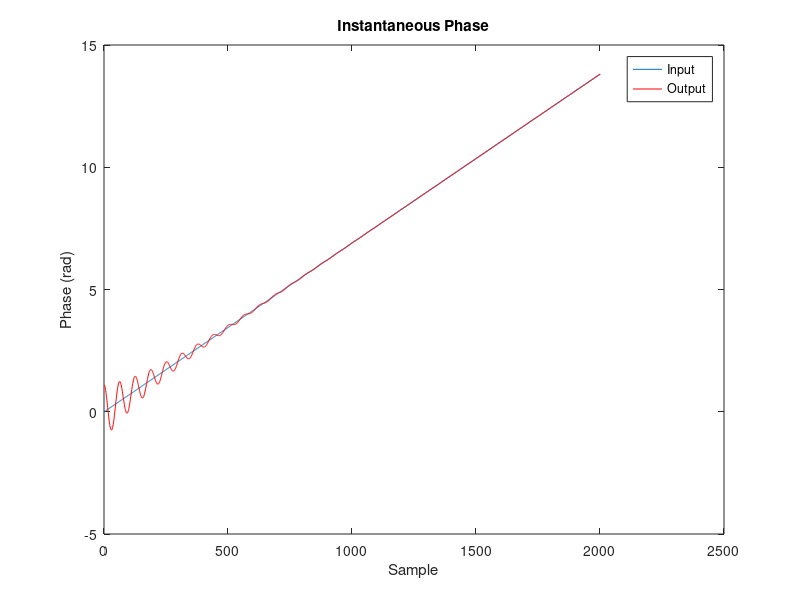
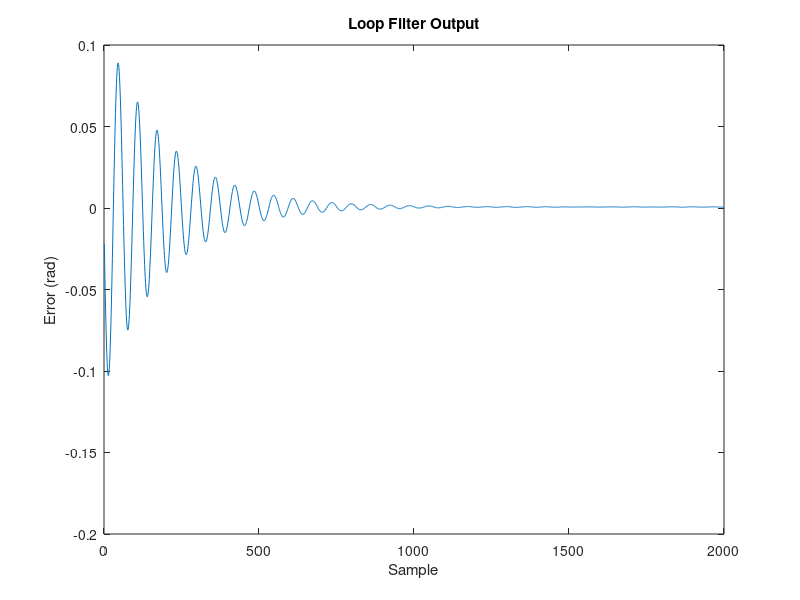
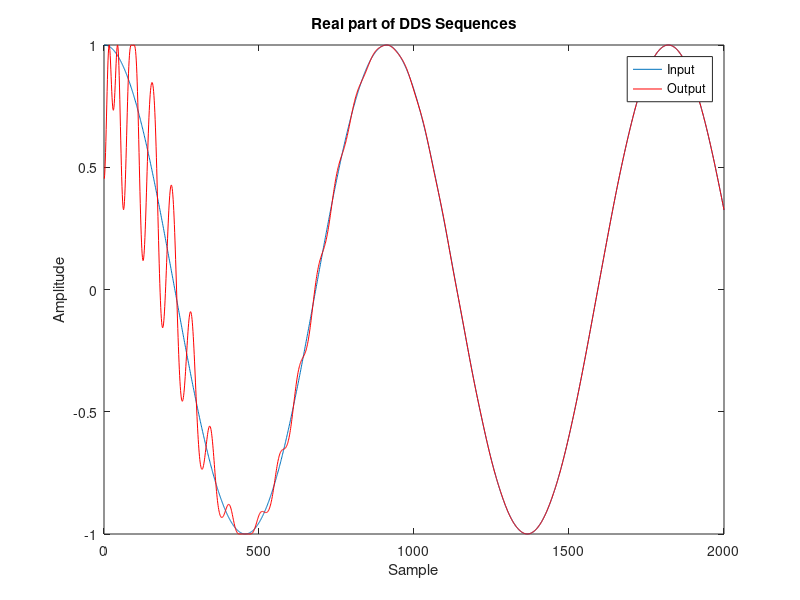

Here is the MATLAB script that generated these plots, in order:
clearvars clc
% Digital PLL Implementation
%
% Experiment with the loop filter constants Kp and Ki to verify classical
% observations about PLL, such that frequency offsets can not be corrected
% if Ki=0;

nIterations = 2e3;
fs          = 1e6;   % Nominal sampling frequency
y_ppm       = 1e5;   % Fractional frequency offset in ppm
fc          = 1e3;   % Nominal clock frequency
pn_var      = 1e-8;  % Phase noise variance
Kp          = 0.01;  % Proportional Constant
Ki          = 0.01;  % Integral Constant

%% Derived parameters
y        = y_ppm * 1e-6;  % Fractional frequency offset in ppm
f_offset = y * fc;        % Absolute freq error (in Hz)

% Nominal Phase Increment (used in the loop phase accumulator)
delta_phi_c   = 2*pi*fc/fs;
% Input Phase Increment (eventually with frequency offset). This particular
% increment is used to simulate the input signal.
delta_phi_in   = 2*pi*(fc + f_offset)/fs;

%% Loop

% Preallocate
dds_in   = zeros(nIterations, 1);
dds_loop = zeros(nIterations, 1);
dds_mult = zeros(nIterations, 1);
phi_error          = zeros(nIterations, 1);
phi_error_filtered = zeros(nIterations, 1);
phi_in   = zeros(nIterations, 1);
phi_loop = zeros(nIterations, 1);

% Initialization values
phi_in(1) = 0;
phi_loop(1) = sqrt(pi)*randn;
integral_out_last = 0;

for i = 1:nIterations

% DDSs:
dds_in(i) = exp(1j*phi_in(i));
dds_loop(i) = exp(1j*phi_loop(i));

% Multiply the input DDS by the conjugate of the loop DDS
dds_mult(i) = dds_in(i) * conj(dds_loop(i));

% Compute the phase error by inspecting the angle of the product (atan of
% the complex number)
phi_error(i) = angle(dds_mult(i));

% Loop Filter
% Proportional term
proportional_out = phi_error(i)*Kp;
% Integral term
integral_out = phi_error(i)*Ki + integral_out_last;
integral_out_last = integral_out; 
% PI Filter output:
phi_error_filtered(i) = proportional_out + integral_out;

% Future values in the phase accumulators
phi_in(i+1) = phi_in(i) + delta_phi_in + sqrt(pn_var)*randn;
phi_loop(i+1) = phi_loop(i) + delta_phi_c + phi_error_filtered(i); 
end

%% Performance
figure
plot(phi_in)
hold on
plot(phi_loop, 'r')
title('Instantaneous Phase')
xlabel('Sample')
ylabel('Phase (rad)')
legend('Input', 'Output')

figure
plot(phi_error_filtered)
title('Loop Filter Output')
xlabel('Sample')
ylabel('Error (rad)')

figure
plot(real(dds_in))
hold on
plot(real(dds_loop), 'r')
ylabel('Amplitude')
xlabel('Sample')
title('Real part of DDS Sequences')
legend('Input', 'Output')
